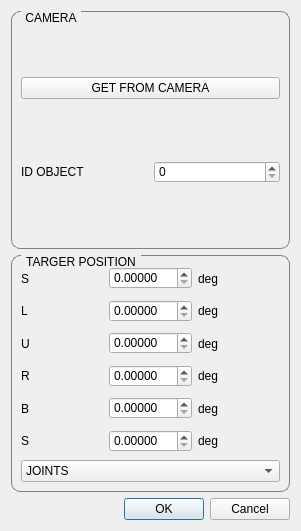
<?xml version="1.0" encoding="UTF-8"?>
<ui version="4.0">
 <class>DialogPosition</class>
 <widget class="QDialog" name="DialogPosition">
  <property name="geometry">
   <rect>
    <x>0</x>
    <y>0</y>
    <width>301</width>
    <height>531</height>
   </rect>
  </property>
  <property name="windowTitle">
   <string>POSITION SETTING</string>
  </property>
  <layout class="QVBoxLayout" name="verticalLayout_3">
   <item>
    <widget class="QGroupBox" name="groupBox">
     <property name="styleSheet">
      <string notr="true">QGroupBox {
    border: 1px solid gray;
    border-radius: 9px;
    margin-top: 0.5em;
}

QGroupBox::title {
    subcontrol-origin: margin;
    left: 10px;
    padding: 0 3px 0 3px;
}</string>
     </property>
     <property name="title">
      <string>CAMERA</string>
     </property>
     <layout class="QVBoxLayout" name="verticalLayout_2">
      <item>
       <widget class="QPushButton" name="pushButtonGetCamera">
        <property name="text">
         <string>GET FROM CAMERA</string>
        </property>
       </widget>
      </item>
      <item>
       <layout class="QHBoxLayout" name="horizontalLayout">
        <item>
         <widget class="QLabel" name="label">
          <property name="text">
           <string>ID OBJECT</string>
          </property>
         </widget>
        </item>
        <item>
         <widget class="QSpinBox" name="spinBoxID"/>
        </item>
       </layout>
      </item>
     </layout>
    </widget>
   </item>
   <item>
    <widget class="QGroupBox" name="groupBox_2">
     <property name="sizePolicy">
      <sizepolicy hsizetype="Preferred" vsizetype="Preferred">
       <horstretch>0</horstretch>
       <verstretch>0</verstretch>
      </sizepolicy>
     </property>
     <property name="styleSheet">
      <string notr="true">QGroupBox {
    border: 1px solid gray;
    border-radius: 9px;
    margin-top: 0.5em;
}

QGroupBox::title {
    subcontrol-origin: margin;
    left: 10px;
    padding: 0 3px 0 3px;
}</string>
     </property>
     <property name="title">
      <string>TARGER POSITION</string>
     </property>
     <layout class="QVBoxLayout" name="verticalLayout">
      <item>
       <layout class="QHBoxLayout" name="horizontalLayout_7">
        <item>
         <widget class="QLabel" name="labelName1">
          <property name="text">
           <string>S</string>
          </property>
         </widget>
        </item>
        <item>
         <widget class="QDoubleSpinBox" name="doubleSpinBox1">
          <property name="decimals">
           <number>5</number>
          </property>
         </widget>
        </item>
        <item>
         <widget class="QLabel" name="labelUnit1">
          <property name="text">
           <string>deg</string>
          </property>
         </widget>
        </item>
       </layout>
      </item>
      <item>
       <layout class="QHBoxLayout" name="horizontalLayout_8">
        <item>
         <widget class="QLabel" name="labelName2">
          <property name="text">
           <string>L</string>
          </property>
         </widget>
        </item>
        <item>
         <widget class="QDoubleSpinBox" name="doubleSpinBox2">
          <property name="decimals">
           <number>5</number>
          </property>
         </widget>
        </item>
        <item>
         <widget class="QLabel" name="labelUnit2">
          <property name="text">
           <string>deg</string>
          </property>
         </widget>
        </item>
       </layout>
      </item>
      <item>
       <layout class="QHBoxLayout" name="horizontalLayout_9">
        <item>
         <widget class="QLabel" name="labelName3">
          <property name="text">
           <string>U</string>
          </property>
         </widget>
        </item>
        <item>
         <widget class="QDoubleSpinBox" name="doubleSpinBox3">
          <property name="decimals">
           <number>5</number>
          </property>
         </widget>
        </item>
        <item>
         <widget class="QLabel" name="labelUnit3">
          <property name="text">
           <string>deg</string>
          </property>
         </widget>
        </item>
       </layout>
      </item>
      <item>
       <layout class="QHBoxLayout" name="horizontalLayout_10">
        <item>
         <widget class="QLabel" name="labelName4">
          <property name="text">
           <string>R</string>
          </property>
         </widget>
        </item>
        <item>
         <widget class="QDoubleSpinBox" name="doubleSpinBox4">
          <property name="decimals">
           <number>5</number>
          </property>
         </widget>
        </item>
        <item>
         <widget class="QLabel" name="labelUnit4">
          <property name="text">
           <string>deg</string>
          </property>
         </widget>
        </item>
       </layout>
      </item>
      <item>
       <layout class="QHBoxLayout" name="horizontalLayout_11">
        <item>
         <widget class="QLabel" name="labelName5">
          <property name="text">
           <string>B</string>
          </property>
         </widget>
        </item>
        <item>
         <widget class="QDoubleSpinBox" name="doubleSpinBox5">
          <property name="decimals">
           <number>5</number>
          </property>
         </widget>
        </item>
        <item>
         <widget class="QLabel" name="labelUint5">
          <property name="text">
           <string>deg</string>
          </property>
         </widget>
        </item>
       </layout>
      </item>
      <item>
       <layout class="QHBoxLayout" name="horizontalLayout_12">
        <item>
         <widget class="QLabel" name="labelName6">
          <property name="text">
           <string>S</string>
          </property>
         </widget>
        </item>
        <item>
         <widget class="QDoubleSpinBox" name="doubleSpinBox6">
          <property name="decimals">
           <number>5</number>
          </property>
         </widget>
        </item>
        <item>
         <widget class="QLabel" name="labelUnit6">
          <property name="text">
           <string>deg</string>
          </property>
         </widget>
        </item>
       </layout>
      </item>
      <item>
       <widget class="QComboBox" name="comboBoxCoordinate">
        <item>
         <property name="text">
          <string>JOINTS</string>
         </property>
        </item>
        <item>
         <property name="text">
          <string>CARTESIAN</string>
         </property>
        </item>
       </widget>
      </item>
     </layout>
    </widget>
   </item>
   <item>
    <widget class="QDialogButtonBox" name="buttonBox">
     <property name="orientation">
      <enum>Qt::Horizontal</enum>
     </property>
     <property name="standardButtons">
      <set>QDialogButtonBox::Cancel|QDialogButtonBox::Ok</set>
     </property>
    </widget>
   </item>
  </layout>
 </widget>
 <resources/>
 <connections>
  <connection>
   <sender>buttonBox</sender>
   <signal>accepted()</signal>
   <receiver>DialogPosition</receiver>
   <slot>accept()</slot>
   <hints>
    <hint type="sourcelabel">
     <x>248</x>
     <y>254</y>
    </hint>
    <hint type="destinationlabel">
     <x>157</x>
     <y>274</y>
    </hint>
   </hints>
  </connection>
  <connection>
   <sender>buttonBox</sender>
   <signal>rejected()</signal>
   <receiver>DialogPosition</receiver>
   <slot>reject()</slot>
   <hints>
    <hint type="sourcelabel">
     <x>316</x>
     <y>260</y>
    </hint>
    <hint type="destinationlabel">
     <x>286</x>
     <y>274</y>
    </hint>
   </hints>
  </connection>
 </connections>
</ui>
